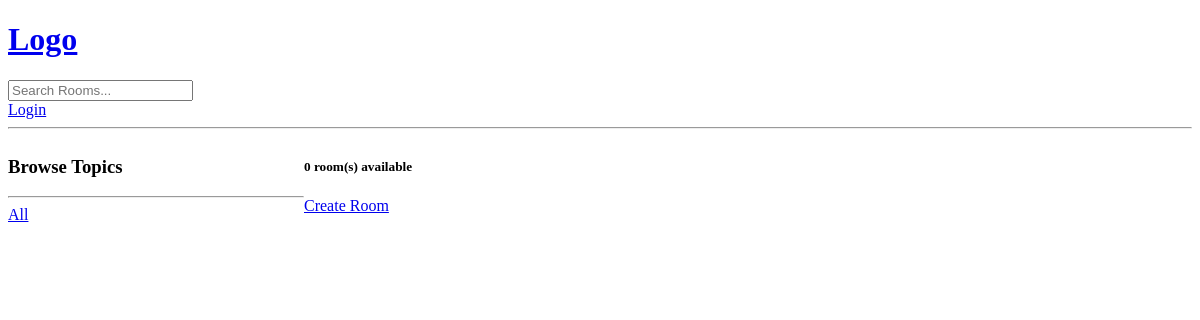
The app's page /, older data.
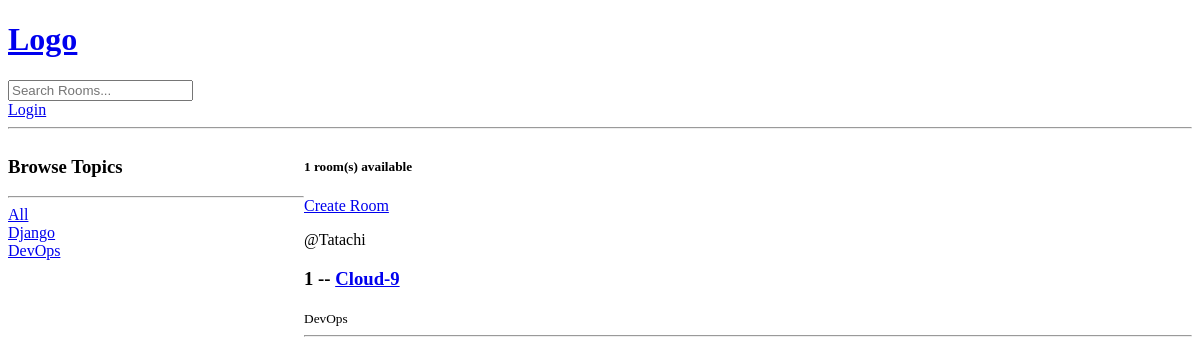
The same page, newer data.
### base/models.py (models this page shows, shortened)
class Topic(models.Model):
    name = models.CharField(max_length=200)

class Room(models.Model):
    host = models.ForeignKey(User, on_delete=models.SET_NULL, null=True)
    topic = models.ForeignKey(Topic, on_delete=models.SET_NULL, null=True)
    name = models.CharField(max_length=200)
    description = models.TextField(null=True, blank=True)
    updated_at = models.DateTimeField(auto_now=True)
    created_at = models.DateTimeField(auto_now_add=True)
    class Meta:
        ordering = ["-updated_at", "-created_at"]

class User(AbstractUser):
    first_name = models.CharField(max_length=200, null=True)
    last_name = models.CharField(max_length=200, null=True)
    email = models.EmailField(
        max_length=200,
        null=True,
        unique=True,
        error_messages={"unique": "A user with this email already exists"},
    )
    username = models.CharField(
        max_length=200,
        null=True,
        unique=True,
        error_messages={"unique": "A user with this username already exists"},
    )
    bio = models.TextField(null=True, blank=True)
    avatar = models.ImageField(null=True, default="")

### base/views.py (the view)
# urls.py: path("", views.home, name="home"),
def home(request):
    q = (
        request.GET.get("q") if request.GET.get("q") != None else ""
    )  # q is a variable that stores the value of the input field
    rooms = Room.objects.filter(  # if topic__name is set directly as q, the home page will be empty until a particular topic is selected then a list of rooms bearing that topic will be rendered.
        Q(topic__name__icontains=q) | Q(name__icontains=q) | Q(description__icontains=q)
    )
    """
    the icontains is a non-casesensitive value ensures whatever detail in the topic name is typed in the q variable renders
    rooms that has that value. E.g, if pyt is typed in the search bar, all python related rooms will be rendered even
    if it is not completly spelt out. In summary, icontains act as a wildcard....more info @ https://docs.djangoproject.com/en/3.2/ref/models/querysets/#icontains
    Q in this case is a built in django feature used for filtering data. the | is an 'or' operator.
    """
    topics = Topic.objects.all()
    room_count = rooms.count()
    context = {"rooms": rooms, "topics": topics, "room_count": room_count}
    return render(request, "base/home.html", context)

### base/templates/base/home.html (shortened to what this page needs)
{% extends 'main.html' %}
{% block content %}
<div class="home-container">
    <div>
        <h3>Browse Topics</h3>
        <hr>
        <div>
            <a href="{% url 'home' %}">All</a>
        </div>
        {% for topic in topics %}
        <div>
            <a href="{% url 'home' %}?q={{topic.name}}">{{topic.name}}</a>
        </div>
        {% endfor %}
    </div>
    <div>
        <h5>{{room_count}} room(s) available</h5>
        <p><a href="{% url 'create-room' %}">Create Room</a></p>
        {% for room in rooms %}
        <div>
            <span>@{{ room.host.username }}</span>
            <h3>{{ room.id }} -- <a href="{% url 'room' room.id %}">{{ room.name }}</a></h3>
            <small>{{ room.topic.name }}</small>
            <hr>
        </div>
        {% endfor %}
    </div>
</div>
{% endblock %}

### templates/main.html (shortened to what this page needs)
<!DOCTYPE html>
<html lang="en">
<head>
</head>
<body>
    {% include 'navbar.html' %}
    {% block content %}
    {% endblock %}
</body>
</html>

### templates/navbar.html
<a href="/">
    <h1>Logo</h1>
</a>
<form method="GET" action="{% url 'home' %}">
    <input type="text" name="q" placeholder="Search Rooms..." />
</form>
{% if request.user.is_authenticated %}
<p>Hello {{request.user|title}}</p>
<a href="{% url 'logout' %}">Logout</a>
{% else %}
<a href="{% url 'login' %}">Login</a>
{% endif %}
<hr>

### base/templates/base/home.html (style rules this page uses)
.home-container { display: grid; grid-template-columns: 1fr 3fr; }

Row changes from the older to the newer data that the page shows:
added Topic: name "Django"
added Topic: name "DevOps"
added Room: host.username "Tatachi", id "1", name "Cloud-9", topic.name "DevOps"
Text that changed along with them:
{{ room_count }}: "0" → "1"
